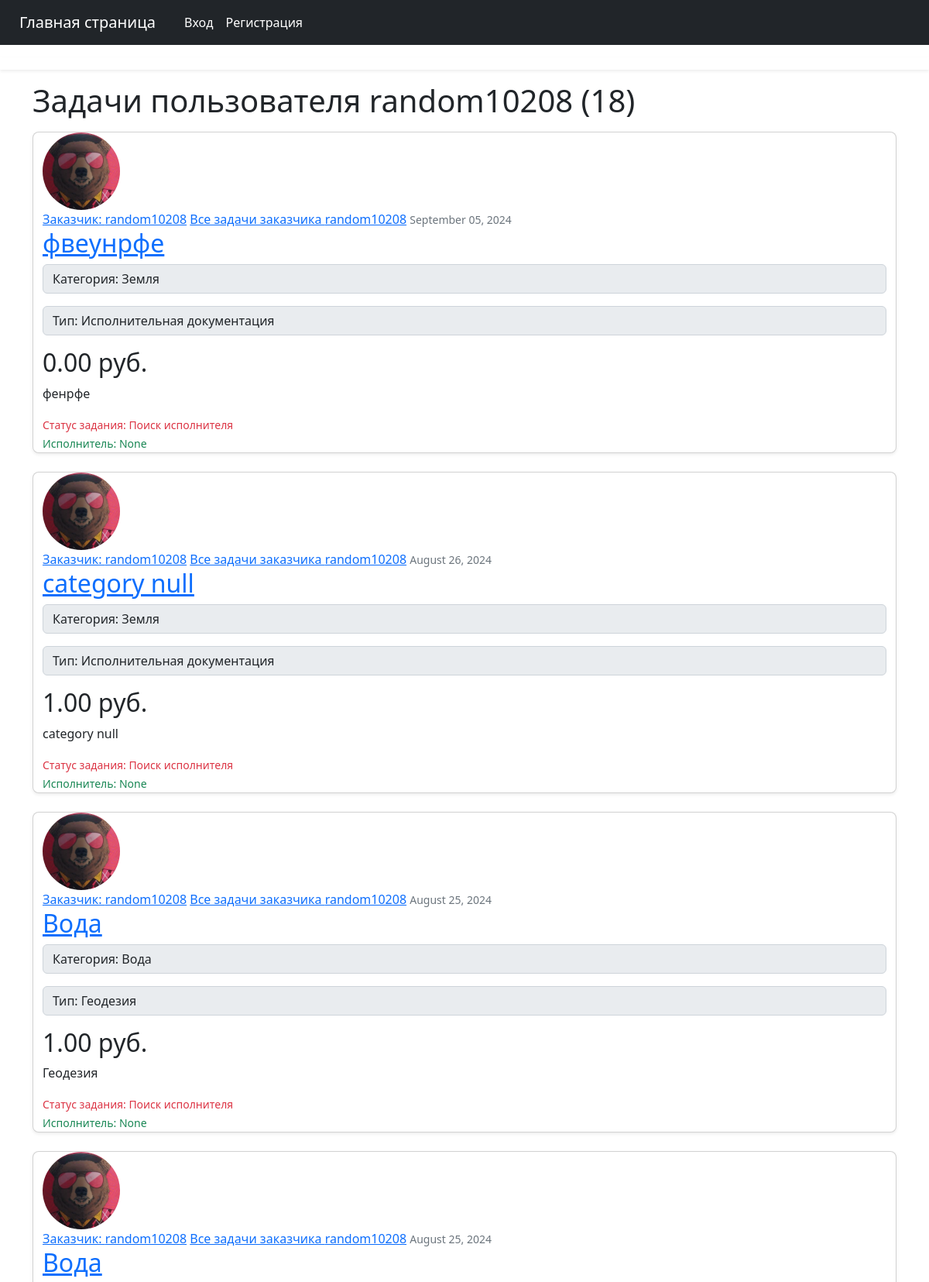
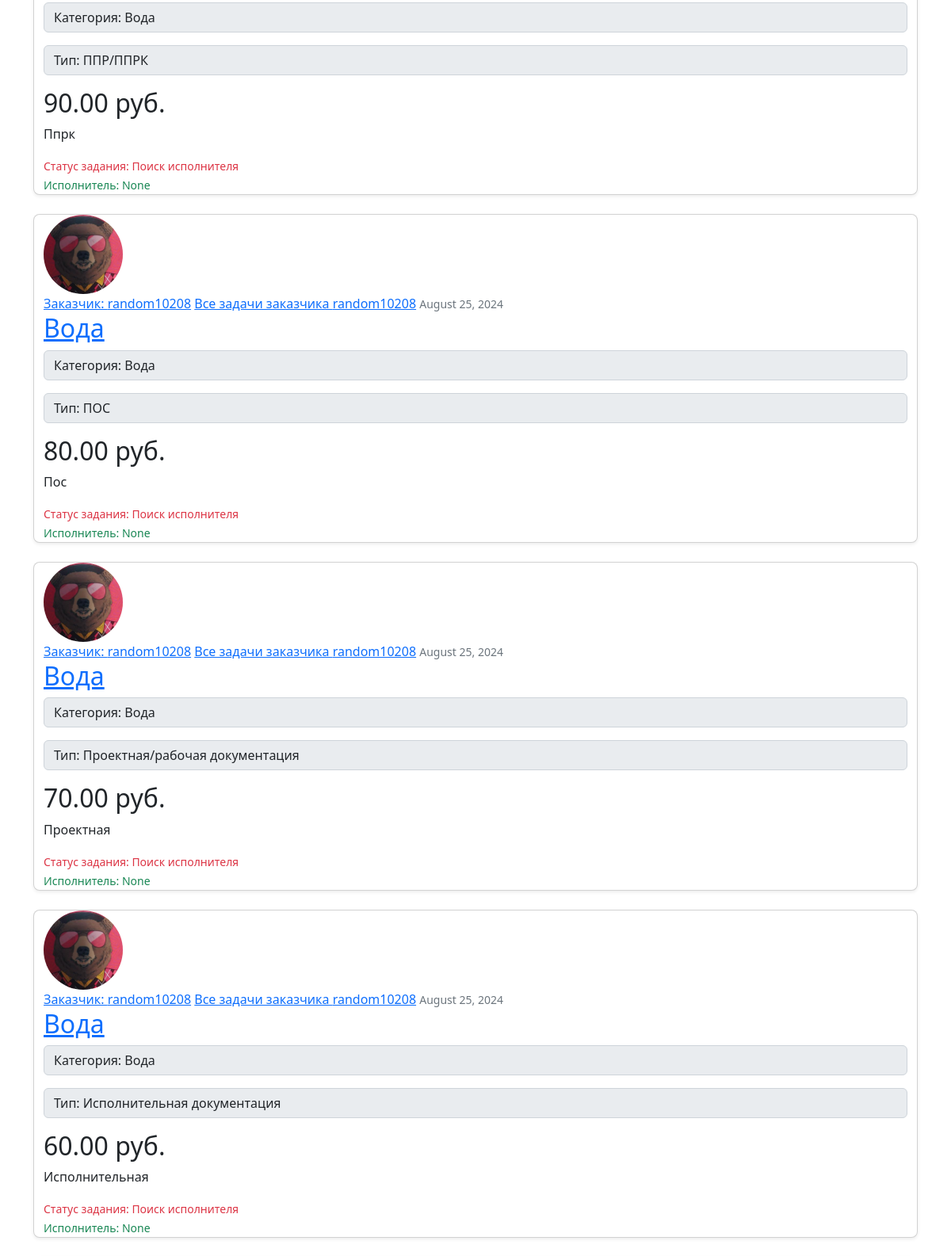
The page /user/random10208 (upper part) on the database its author committed (2 pictures, top to bottom).
### searchwork/models.py (models this page shows, shortened)
class Task(models.Model):
    title = models.CharField(max_length=100)
    content = models.TextField()
    date_posted = models.DateTimeField(default=timezone.now)
    author = models.ForeignKey(User, on_delete=models.CASCADE, related_name="client_user")
    worker = models.ForeignKey(User, on_delete=models.SET_NULL, null=True, related_name="worker_user")
    status = models.CharField(max_length=200, choices=STATUS_CHOICES, default='Поиск исполнителя')
    budget = models.DecimalField(max_digits=18, decimal_places=2, default=0.00)
    type = models.CharField(max_length=200, choices=TYPE_CHOICES, null=False, default='Исполнительная документация')
    category = models.CharField(max_length=200, choices=CATEGORY_CHOICES, null=False, default='Земля')

### users/models.py (models this page shows, shortened)
class Profile(models.Model):
    user = models.OneToOneField(User, on_delete=models.CASCADE)
    image = models.ImageField(default='default.jpg', upload_to='profile_pics')

### searchwork/views.py (the view)
# urls.py: path('user/<str:username>', UserTaskListView.as_view(), name='user-tasks'),
class UserTaskListView(ListView):
    model = Task
    template_name = 'searchwork/user_tasks.html'  # <app>/<model>_<viewtype>.html
    context_object_name = 'tasks'
    paginate_by = 10
    def get_queryset(self):
        user = get_object_or_404(User, username=self.kwargs.get('username'))
        return Task.objects.filter(author=user).order_by('-date_posted')

### searchwork/templates/searchwork/user_tasks.html (shortened to what this page needs)
{% extends "searchwork/base_worker.html" %}
{% block content %}
    <h1 class="mb-3">Задачи пользователя {{ view.kwargs.username }} ({{ page_obj.paginator.count }})</h1>
    {% for task in tasks %}
        <div class="card mb-4 rounded-3 shadow-sm">
            <article class="container">
          <img class="rounded-circle article-img" src="{{ task.author.profile.image.url }}" width="100" height="100" alt="аватар заказчика">
          <div class="media-body">
                <div class="article-metadata">
                  <a class="mr-2" href="{% url 'client-profile' task.author.client.id %}">Заказчик: {{ task.author.username }}</a>
        <a class="mr-2" href="{% url 'user-tasks' task.author.username %}">Все задачи заказчика {{ task.author }}</a>
                  <small class="text-muted">{{ task.date_posted|date:"F d, Y" }}</small>
                </div>
                <h2><a class="article-title" href="{% url 'task-detail' task.id %}">{{ task.title }}</a></h2>
              <p class="input-group-text">Категория: {{ task.category }}</p>
              <p class="input-group-text">Тип: {{ task.type }}</p>
              <h2>{{ task.budget }} руб.</h2>
                <p class="article-content">{{ task.content }}</p>
                <small class="text-danger">Статус задания: {{ task.status }}</small><br>
                <small class="text-success">Исполнитель: {{ task.worker }}</small>
          </div>
            </article>
        </div>
    {% endfor %}
{% endblock content %}

### rows shown on the page
Task: author.profile.image (picture), author.username "random10208", author "random10208", date_posted "September 05, 2024", title "фвеунрфе", category "Земля", type "Исполнительная документация", budget "0.00", content "фенрфе", status "Поиск исполнителя", worker "None"
Task: author.profile.image (picture), author.username "random10208", author "random10208", date_posted "August 26, 2024", title "category null", category "Земля", type "Исполнительная документация", budget "1.00", content "category null", status "Поиск исполнителя", worker "None"
Task: author.profile.image (picture), author.username "random10208", author "random10208", date_posted "August 25, 2024", title "Вода", category "Вода", type "Геодезия", budget "1.00", content "Геодезия", status "Поиск исполнителя", worker "None"
Task: author.profile.image (picture), author.username "random10208", author "random10208", date_posted "August 25, 2024", title "Вода", category "Вода", type "ППР/ППРК", budget "90.00", content "Ппрк", status "Поиск исполнителя", worker "None"
Task: author.profile.image (picture), author.username "random10208", author "random10208", date_posted "August 25, 2024", title "Вода", category "Вода", type "ПОС", budget "80.00", content "Пос", status "Поиск исполнителя", worker "None"
Task: author.profile.image (picture), author.username "random10208", author "random10208", date_posted "August 25, 2024", title "Вода", category "Вода", type "Проектная/рабочая документация", budget "70.00", content "Проектная", status "Поиск исполнителя", worker "None"
Task: author.profile.image (picture), author.username "random10208", author "random10208", date_posted "August 25, 2024", title "Вода", category "Вода", type "Исполнительная документация", budget "60.00", content "Исполнительная", status "Поиск исполнителя", worker "None"

### other values the page prints
{{ view.kwargs.username }} "random10208"
{{ page_obj.paginator.count }} "18"
